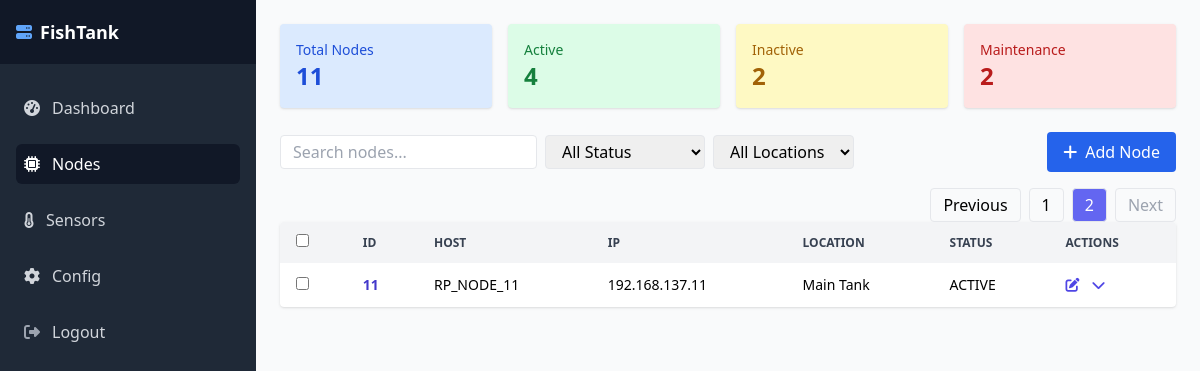
Screenshot of /ui/nodes?page=2 (signed in) with the database file from the repository.
### models.py (models this page shows)
class NodeStatus(db.Model):
    __tablename__ = 'node_status'
    node_status_id = db.Column(db.Integer, primary_key=True, autoincrement=True)
    code = db.Column(db.String, nullable=False)
    description = db.Column(db.String)
    nodes = db.relationship("Node", back_populates="status")

class Node(db.Model):
    __tablename__ = 'nodes'
    node_id = db.Column(db.Integer, primary_key=True, autoincrement=True)
    node_name = db.Column(db.String)
    hostname = db.Column(db.String, nullable=False)
    ip_address = db.Column(db.String, nullable=False)
    node_os = db.Column(db.String)
    node_firmware_version = db.Column(db.String)
    location_id = db.Column(db.Integer, db.ForeignKey('locations.location_id'), nullable=False)
    node_status_id = db.Column(db.Integer, db.ForeignKey('node_status.node_status_id'), nullable=False)
    shared_folder_path = db.Column(db.String)
    shared_folder_alias = db.Column(db.String)
    local_drive_name = db.Column(db.String)
    local_drive_path = db.Column(db.String)
    description = db.Column(db.String)
    registered_on = db.Column(db.DateTime, default=datetime.utcnow)
    location = db.relationship("Location", back_populates="nodes")
    status = db.relationship("NodeStatus", back_populates="nodes")

class Location(db.Model):
    __tablename__ = 'locations'
    location_id = db.Column(db.Integer, primary_key=True, autoincrement=True)
    name = db.Column(db.String, nullable=False)
    address_1 = db.Column(db.String)
    address_2 = db.Column(db.String)
    notes = db.Column(db.String)
    content = db.Column(db.String)
    description = db.Column(db.String)
    nodes = db.relationship("Node", back_populates="location")

### app.py (the view)
@app.route("/ui/nodes")
@login_required
def nodes():
    page = request.args.get("page", 1, type=int)
    per_page = 10
    node_query = (
        Node.query
        .options(joinedload(Node.location), joinedload(Node.status))
        .order_by(Node.node_id)
    )
    pagination = node_query.paginate(page=page, per_page=per_page, error_out=False)
    paginated_nodes = pagination.items
    serializable_nodes = []
    for node in paginated_nodes:
        serializable_nodes.append({
            'node_id': node.node_id,
            'hostname': node.hostname,
            'ip_address': node.ip_address,
            'location': node.location.name if node.location else 'N/A',
            'location_id': node.location_id,
            'node_status': node.status.code if node.status else 'N/A',
            'node_status_id': node.node_status_id,
            'shared_folder_alias': node.shared_folder_alias,
            'shared_folder_path': node.shared_folder_path,
            'local_drive_name': node.local_drive_name,
            'local_drive_path': node.local_drive_path,
            'description': node.description,
        })
    locations = Location.query.order_by(Location.name).all()
    statuses = NodeStatus.query.order_by(NodeStatus.code).all()
    location_filters = [loc.name for loc in locations]
    status_filters = [st.code for st in statuses]
    stats = {
        "total": Node.query.count(),
        "active": Node.query.filter_by(node_status_id=1).count(),
        "inactive": Node.query.filter_by(node_status_id=2).count(),
        "maintenance": Node.query.filter_by(node_status_id=3).count(),
    }
    raw_nodes = paginated_nodes  # Only the nodes on current page
    serializable_nodes = [serialize_node(n) for n in raw_nodes]
    return render_template(
        "main.html",
        active_page='nodes',
        content_template="includes/nodes_content.html",
        nodes=serializable_nodes,
	pagination=pagination,
        total_pages=pagination.pages,
        current_page=page,
        status_list=statuses,          	# for modals
        status_options=status_filters,  # for filter dropdown
        location_list=locations,	# for modals
        location_options=location_filters,  # for filter dropdown
        stats=stats
    )

### app.py (called while the page is built)
@login_manager.user_loader
def load_user(user_id):
    return db.session.get(User, int(user_id))

def serialize_node(node):
    return {
        'node_id': node.node_id,
        'hostname': node.hostname,
        'ip_address': node.ip_address,
        'location_id': node.location_id,
        'location_name': node.location.name if node.location else "N/A",
        'node_status_id': node.node_status_id,
        'status_code': node.status.code if node.status else "N/A",
        'shared_folder_alias': node.shared_folder_alias,
        'shared_folder_path': node.shared_folder_path,
        'local_drive_name': node.local_drive_name,
        'local_drive_path': node.local_drive_path,
        'description': node.description,
    }

### templates/main.html (shortened to what this page needs)
<!DOCTYPE html>
<html lang="en">
<head>
  <script src="https://cdn.tailwindcss.com"></script>
  <link rel="stylesheet" href="https://cdnjs.cloudflare.com/ajax/libs/font-awesome/6.4.0/css/all.min.css" />
</head>
<body class="bg-gray-50 h-screen flex overflow-hidden">
  {% include 'includes/sidebar.html' %}
  <div class="flex-1 flex flex-col overflow-hidden">
    <div class="flex-1 overflow-auto p-6">
      {% include content_template %}
    </div>
  </div>
</body>
</html>

### templates/includes/nodes_content.html (shortened to what this page needs)
<div class="grid grid-cols-1 md:grid-cols-4 gap-4 mb-6">
  {% for label, count, color in [
    ('Total Nodes', stats.total, 'bg-blue-100 text-blue-700'),
    ('Active', stats.active, 'bg-green-100 text-green-700'),
    ('Inactive', stats.inactive, 'bg-yellow-100 text-yellow-700'),
    ('Maintenance', stats.maintenance, 'bg-red-100 text-red-700')
  ] %}
  <div class="p-4 rounded shadow {{ color }}">
    <div class="text-sm font-medium">{{ label }}</div>
    <div class="text-2xl font-bold">{{ count }}</div>
  </div>
  {% endfor %}
</div>
<div class="flex justify-between items-center mb-4">
  <div class="flex items-center gap-2">
    <input id="searchInput" type="text" placeholder="Search nodes..." class="border rounded px-3 py-1" />
    <select id="statusFilter" class="border rounded px-3 py-1">
      <option value="">All Status</option>
    </select>
    <select id="locationFilter" class="border rounded px-3 py-1">
      <option value="">All Locations</option>
    </select>
  </div>
  <button id="addNodeBtn" class="bg-blue-600 text-white px-4 py-2 rounded flex items-center space-x-2">
    <i class="fas fa-plus"></i><span>Add Node</span>
  </button>
</div>
<div class="flex justify-end mt-4 space-x-2">
  {% if pagination.has_prev %}
    <a href="{{ url_for('nodes', page=pagination.prev_num) }}" class="px-3 py-1 border rounded hover:bg-gray-200">Previous</a>
  {% else %}
    <span class="px-3 py-1 border rounded text-gray-400 cursor-not-allowed">Previous</span>
  {% endif %}
  {% for p in range(1, pagination.pages + 1) %}
    {% if p == pagination.page %}
      <span class="px-3 py-1 border rounded bg-indigo-500 text-white">{{ p }}</span>
    {% else %}
      <a href="{{ url_for('nodes', page=p) }}" class="px-3 py-1 border rounded hover:bg-gray-200">{{ p }}</a>
    {% endif %}
  {% endfor %}
  {% if pagination.has_next %}
    <a href="{{ url_for('nodes', page=pagination.next_num) }}" class="px-3 py-1 border rounded hover:bg-gray-200">Next</a>
  {% else %}
    <span class="px-3 py-1 border rounded text-gray-400 cursor-not-allowed">Next</span>
  {% endif %}
</div>
<div class="bg-white rounded shadow overflow-hidden">
  <table id="nodeTable" class="min-w-full text-sm text-left">
    <thead class="bg-gray-100 text-xs font-semibold text-gray-700 uppercase">
      <tr>
        <th class="px-4 py-3"><input type="checkbox" /></th>
        <th class="px-4 py-3">ID</th>
        <th class="px-4 py-3">Host</th>
        <th class="px-4 py-3">IP</th>
        <th class="px-4 py-3">Location</th>
        <th class="px-4 py-3">Status</th>
        <th class="px-4 py-3">Actions</th>
      </tr>
    </thead>
    <tbody class="divide-y divide-gray-200">
      {% for node in nodes %}
      <tr>
        <td class="px-4 py-3"><input type="checkbox" /></td>
        <td class="px-4 py-3 font-bold text-indigo-700">{{ node.node_id }}</td>
        <td class="px-4 py-3">{{ node.hostname }}</td>
        <td class="px-4 py-3">{{ node.ip_address }}</td>
        <td class="px-4 py-3 node-location">{{ node.location_name}}</td>
        <td class="px-4 py-3 node-status">{{ node.status_code}}</td>
        <td class="px-4 py-3 flex space-x-3 text-indigo-600">
	<button class="edit-node-btn"
        	data-node='{{ node | tojson | safe }}'
        	title="Edit">
  		<i class="fas fa-edit"></i>
	</button>
  	<button onclick="toggleDetails('{{ loop.index }}')" title="Toggle Details">
    		<i class="fas fa-chevron-down"></i>
  	</button>
	</td>
      </tr>
      {% endfor %}
    </tbody>
  </table>
</div>

### rows the page displays
NodeStatus: code "Inactive", node_status_id "2"
Node: node_id "11", hostname "RP_NODE_11", ip_address "192.168.137.11", location_name "Main Tank", status_code "ACTIVE"

### other values shown
{{ label }} "Total Nodes" "Active" "Maintenance"
{{ count }} "11" "4" "2"
{{ p }} "1"
{{ p }} "2"
